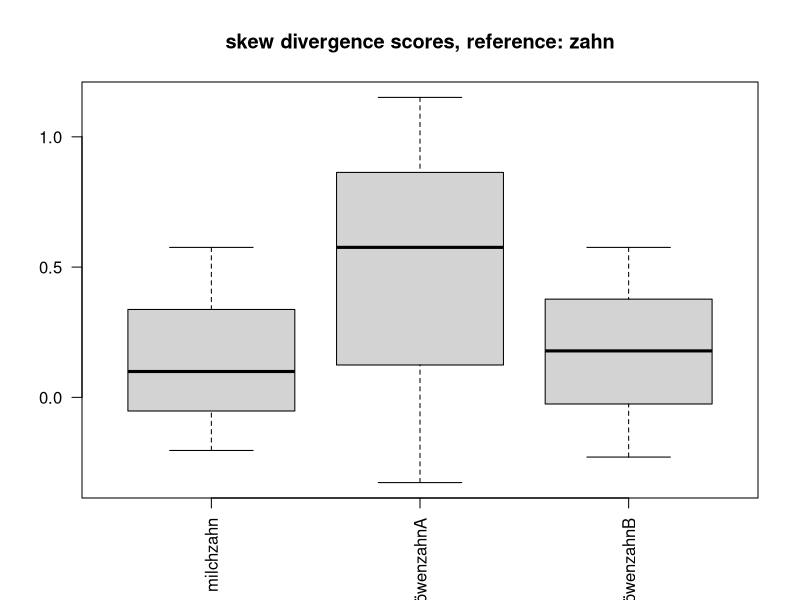
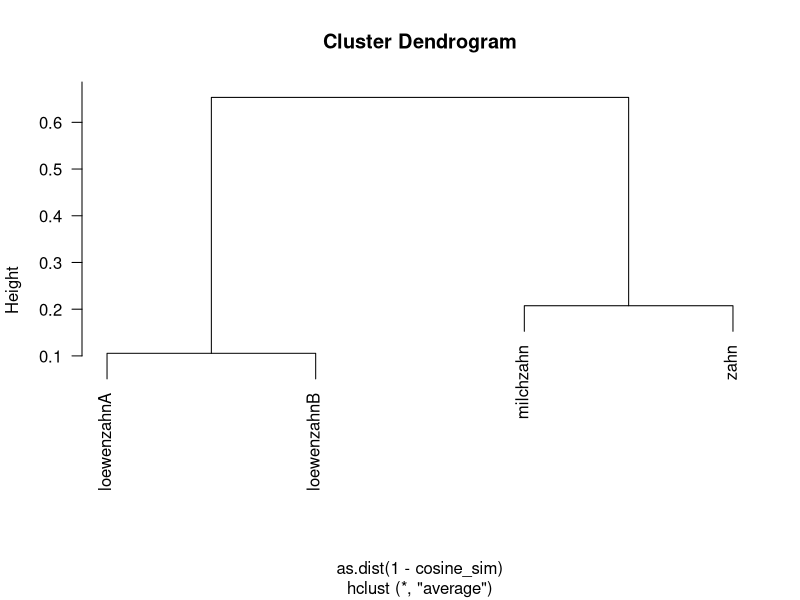

Write R code to recreate these figures, in order.
# 20260508(20.05)
# 16197.lx-tech.zinsmeister
###########################

## ----skew

# computing skew divergence score for noun-noun compound vectors
# Q: zinsmeister(2013)


# D(p||q) = Sig^i p^i x log(p^i/q^i)
l1<-c(0.6,0.4,0) # milchzahn
l2<-c(0.25,0.5,0.25) # zahn
l3<-c(0,0,1) # löwenzahn
### test: löwenzahn::ziehen=1 occurence instead 0
l4<-c(0,1,2)
l5<-unlist(lapply(l4,function(x){
x/sum(l4)
}))
########################
# l2 is the reference p
# l1,l3 are the target q probabilities which are projected on /smoothed by reference p
#############################################
lx<-list(list(l2,l1),list(l2,l3),list(l2,l5))
#f<-sum(pi*(log(pi/qi)))
w<-0.9
s1<-lapply(lx,function(l){
  print(l)
#  lapply(l,function(p){
 #   cat("p:",p,"\n")
    s<-array()
    for(i in 1:length(l[[1]])){
      p1<-l[[1]][i]
      q1<-l[[2]][i]
      qi<-(w*q1)+((1-w)*p1) # qi smoothed
      cat("qi:",qi,"\n")
      # s[i]<-sum(pi*log((pi/qi)))
      s[i]<-p1*log(p1/qi)
      cat("s:",s[i],"\n")
    }
    spq<-sum(s)
    cat("skew div:",spq,"\n")
  return(s)
})
names(s1)<-c("milchzahn","löwenzahnA","löwenzahnB")
lapply(s1,sum) #chk.
par(las=2)
boxplot(s1,main="skew divergence scores, reference: zahn")

## ----cosine-sim


# X = numeric matrix of token embeddings (rows = tokens, cols = features)
# Example:
# X <- as.matrix(df[, -1])
# rownames(X) <- df$t
# l1<-c(0.6,0.4,0) # milchzahn
# l2<-c(0.25,0.5,0.25) # zahn
# l3<-c(0,0,1) # löwenzahn
# ### test: löwenzahn::ziehen=1 occurence instead 0
# l4<-c(0,1,2)
df<-data.frame(token=c("milchzahn","zahn","loewenzahnA","loewenzahnB"),NA,NA,NA)
df[1,2:4]<-l1
df[2,2:4]<-l2
df[3,2:4]<-l3
df[4,2:4]<-l4
#df
X<-as.matrix(df[,-1])
# 1. Row norms (Euclidean length of each token vector)
row_norms <- sqrt(rowSums(X^2))

# 2. Dot-product matrix
#    tcrossprod(X) == X %*% t(X)
dot_products <- tcrossprod(X)

# 3. Outer product of norms
#    Gives all pairwise ||x_i|| * ||x_j||
norm_matrix <- outer(row_norms, row_norms)

# 4. Cosine similarity matrix
cosine_sim <- dot_products / norm_matrix

# 5. Handle rows with zero norm (if any)
cosine_sim[!is.finite(cosine_sim)] <- 0

# 6. Add row/column names
rownames(cosine_sim) <- df$token
colnames(cosine_sim) <- df$token

# Example: similarity between "striker" and "goal"
print(cosine_sim)
cosine_sim["milchzahn", "zahn"]

# Example: top 5 nearest neighbors for "striker"
nearest_neighbors <- function(token, sim, k = 5) {
  s <- sim[token, ]
  s <- s[names(s) != token]           # remove self-similarity
  s <- sort(s, decreasing = TRUE)
  head(s, k)
}

nearest_neighbors("zahn", cosine_sim)

## ----prob1

# Normalize counts to probabilities
# P <- counts / rowSums(counts)

# # Cosine similarity
# norms <- sqrt(rowSums(P^2))
# sim <- tcrossprod(P) / outer(norms, norms)
# sim[!is.finite(sim)] <- 0

# Cluster
hc2 <- hclust(as.dist(1 - cosine_sim), method = "average")

# Plot
plot(hc2)
